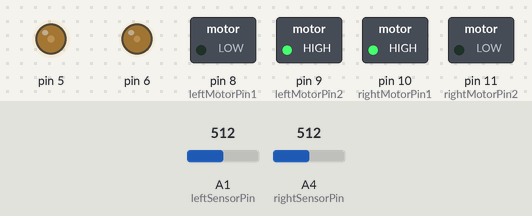
A sketch run on a simulated Arduino Uno, built with avr-gcc and run on an emulated ATmega328P. Parts: switched loads named in the sketch (green lamp = pin HIGH), output pins drawn as LEDs (lit = HIGH). The inputs (shaded band) are chosen by the test bench; at power-on: A1 (leftSensorPin) = 512, A4 (rightSensorPin) = 512.

Above: at 1.2 s.
1.3 s: A1 (leftSensorPin) set to 176
2.8 s: A1 (leftSensorPin) set to 153
At 3.4 s:
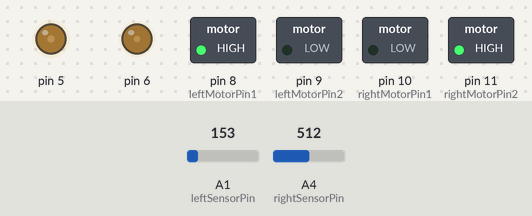
4.3 s: A4 (rightSensorPin) set to 177
5.8 s: A4 (rightSensorPin) set to 147
At 6.8 s:
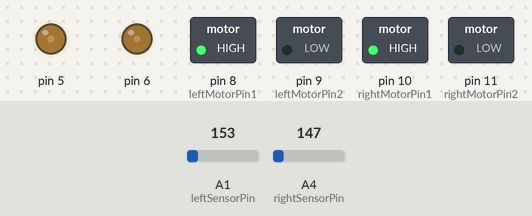
7.3 s: A4 (rightSensorPin) set to 170
At 8.0 s:
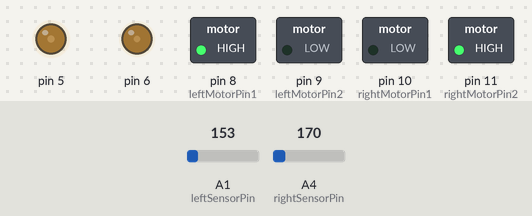
8.8 s: A4 (rightSensorPin) set to 150
At 9.1 s:
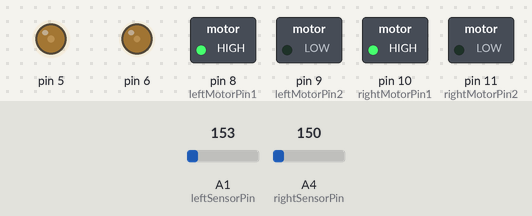
Timing chart, 0 to 11.3 s (numbered marks = the images above; inputs shaded):
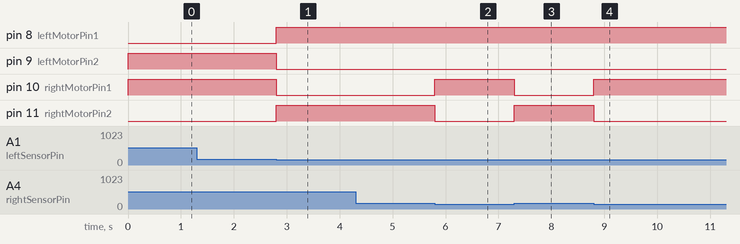

Measured:
- the behaviour switches between 161 and 160 on A1 (leftSensorPin) (found by bisection; images 0 and 1)
- the behaviour switches between 160 and 159 on A4 (rightSensorPin) (found by bisection; images 1 and 2)
- after the input at 1.3 s, every drawn part: stays the same
- after the input at 2.8 s, pin 8 (leftMotorPin1), pin 11 (rightMotorPin2): LOW → HIGH at once; pin 9 (leftMotorPin2), pin 10 (rightMotorPin1): HIGH → LOW at once
- after the input at 4.3 s, every drawn part: stays the same
- after the input at 5.8 s, pin 10 (rightMotorPin1): LOW → HIGH at once; pin 11 (rightMotorPin2): HIGH → LOW at once
- after the input at 7.3 s, pin 10 (rightMotorPin1): HIGH → LOW at once; pin 11 (rightMotorPin2): LOW → HIGH at once
- after the input at 8.8 s, pin 10 (rightMotorPin1): LOW → HIGH at once; pin 11 (rightMotorPin2): HIGH → LOW at once

The sketch:

sketch_mar13d.ino
```cpp
// Define the pins for the left and right IR sensors
int leftSensorPin = A1;
int rightSensorPin = A4;

// Define the threshold value for detecting the line
int threshold = 160;

// Define the motor control pins
int leftMotorPin1 = 8;
int leftMotorPin2 = 9;
int rightMotorPin1 = 10;
int rightMotorPin2 = 11;

// Define the motor speed values
int leftMotorSpeed = 110;
int rightMotorSpeed = 45;

void setup() {
  // Initialize the sensor pins as input
  pinMode(leftSensorPin, INPUT);
  pinMode(rightSensorPin, INPUT);

  // Initialize the motor control pins as output
  pinMode(leftMotorPin1, OUTPUT);
  pinMode(leftMotorPin2, OUTPUT);
  pinMode(rightMotorPin1, OUTPUT);
  pinMode(rightMotorPin2, OUTPUT);
  pinMode(5, OUTPUT);
  pinMode(6, OUTPUT);
  analogWrite(5, 58);
  analogWrite(6, 52);
}


void loop() {
  // Read the values from the left and right IR sensors
  int leftSensorValue = constrain(analogRead(leftSensorPin), 21,499);
  int rightSensorValue = constrain(analogRead(rightSensorPin), 21,499);

  // Calculate the motor speeds based on the sensor readings
  // int leftMotorSpeed = 60 - map(leftSensorValue, 20, 500, 0, 10);
  // int rightMotorSpeed = 50 - map(rightSensorValue, 20, 500, 0, 10);
  // int rightMotorSpeed = 50 - map(leftSensorValue, 70, 500, 0, 10);
  // int leftMotorSpeed = 60 - map(rightSensorValue, 70, 500, 0, 10);

  // Set the motor speeds
  // analogWrite(5, 60);
  // analogWrite(6, 50);

  // If both sensors detect the line, move forward
  if (leftSensorValue <threshold && rightSensorValue <threshold) {
    digitalWrite(leftMotorPin1, HIGH);
    digitalWrite(leftMotorPin2, LOW);
    digitalWrite(rightMotorPin1, HIGH);
    digitalWrite(rightMotorPin2, LOW);
  }
  // If only the left sensor detects the line, turn left
  else if (leftSensorValue > threshold) {
    digitalWrite(leftMotorPin1, LOW);
    digitalWrite(leftMotorPin2, HIGH);
    digitalWrite(rightMotorPin1, HIGH);
    digitalWrite(rightMotorPin2, LOW);
    // analogWrite(5, 50);
    // analogWrite(6, 50);
  }
  // If only the right sensor detects the line, turn right
  else if (rightSensorValue > threshold) {
    digitalWrite(leftMotorPin1, HIGH);
    digitalWrite(leftMotorPin2, LOW);
    digitalWrite(rightMotorPin1, LOW);
    digitalWrite(rightMotorPin2, HIGH);
  }
  // If neither sensor detects the line, stop
  else if(leftSensorValue >threshold && rightSensorValue >threshold){
    digitalWrite(leftMotorPin1, LOW);
    digitalWrite(leftMotorPin2, LOW);
    digitalWrite(rightMotorPin1, LOW);
    digitalWrite(rightMotorPin2, LOW);
  }
}


// void loop() {
//   // Read the values from the left and right IR sensors
//   int leftSensorValue = analogRead(leftSensorPin);
//   int rightSensorValue = analogRead(rightSensorPin);

//   // If both sensors detect the line, move forward
//   if (leftSensorValue <threshold && rightSensorValue <threshold) {
//     digitalWrite(leftMotorPin1, HIGH);
//     digitalWrite(leftMotorPin2, LOW);
//     digitalWrite(rightMotorPin1, HIGH);
//     digitalWrite(rightMotorPin2, LOW);
//   }
//   // If only the left sensor detects the line, turn left
//   else if (leftSensorValue > threshold) {
//     digitalWrite(leftMotorPin1, LOW);
//     digitalWrite(leftMotorPin2, HIGH);
//     digitalWrite(rightMotorPin1, HIGH);
//     digitalWrite(rightMotorPin2, LOW);
//     // analogWrite(5, 50);
//     // analogWrite(6, 50);
//   }
//   // If only the right sensor detects the line, turn right
//   else if (rightSensorValue > threshold) {
//     digitalWrite(leftMotorPin1, HIGH);
//     digitalWrite(leftMotorPin2, LOW);
//     digitalWrite(rightMotorPin1, LOW);
//     digitalWrite(rightMotorPin2, HIGH);
//   }
//   // If neither sensor detects the line, stop
//   else if(leftSensorValue >threshold && rightSensorValue >threshold){
//     digitalWrite(leftMotorPin1, LOW);
//     digitalWrite(leftMotorPin2, LOW);
//     digitalWrite(rightMotorPin1, LOW);
//     digitalWrite(rightMotorPin2, LOW);
//   }

//   // // Set the motor speeds
//   // analogWrite(leftMotorSpeed, leftMotorPin1);
//   // analogWrite(rightMotorSpeed, rightMotorPin1);
// // digitalWrite((leftMotorPin1), HIGH);
// // digitalWrite((rightMotorPin1), HIGH);

// }
```
